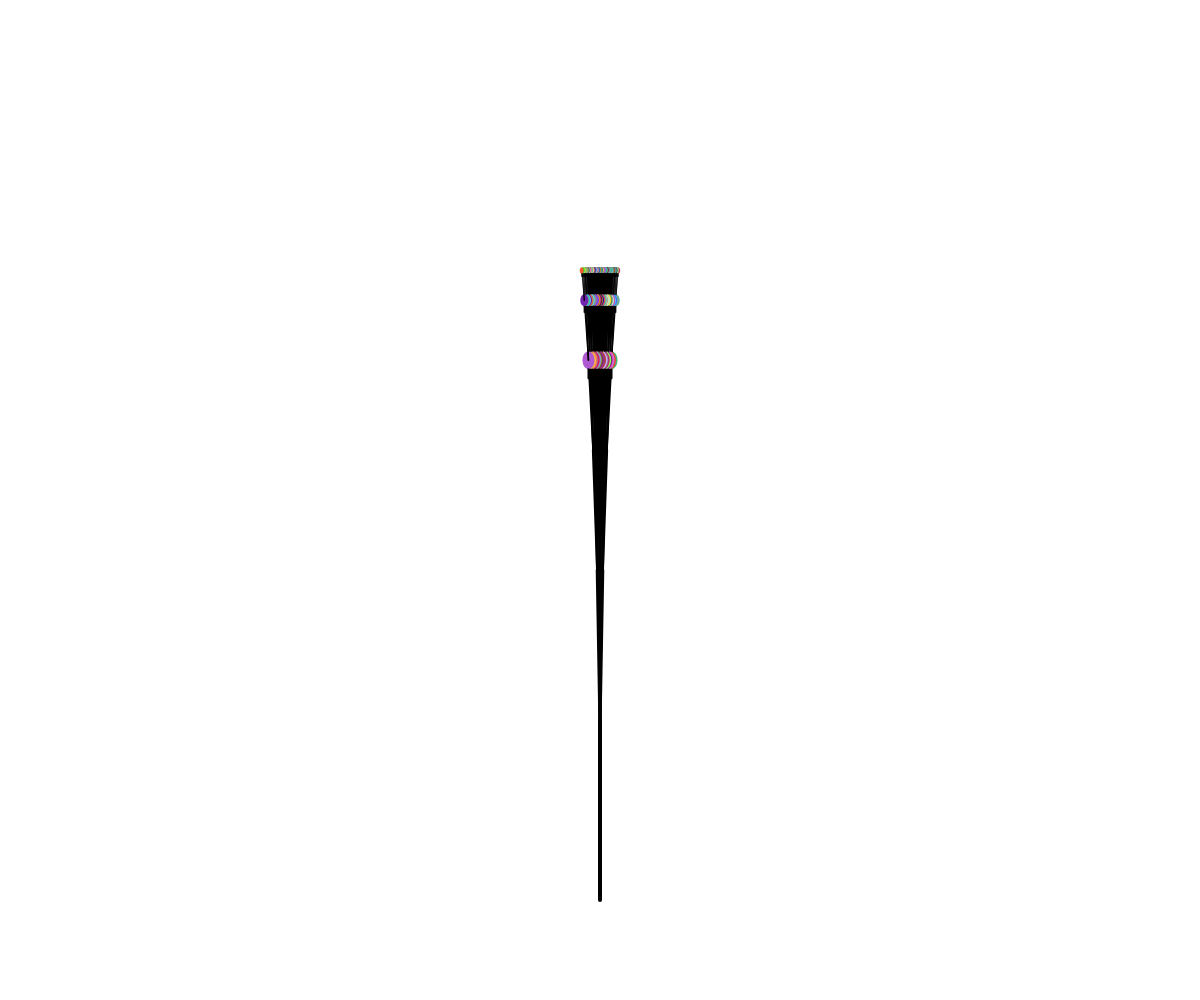
Frame 1 (no input)
Frame 60 (no input): identical to frame 1, image omitted
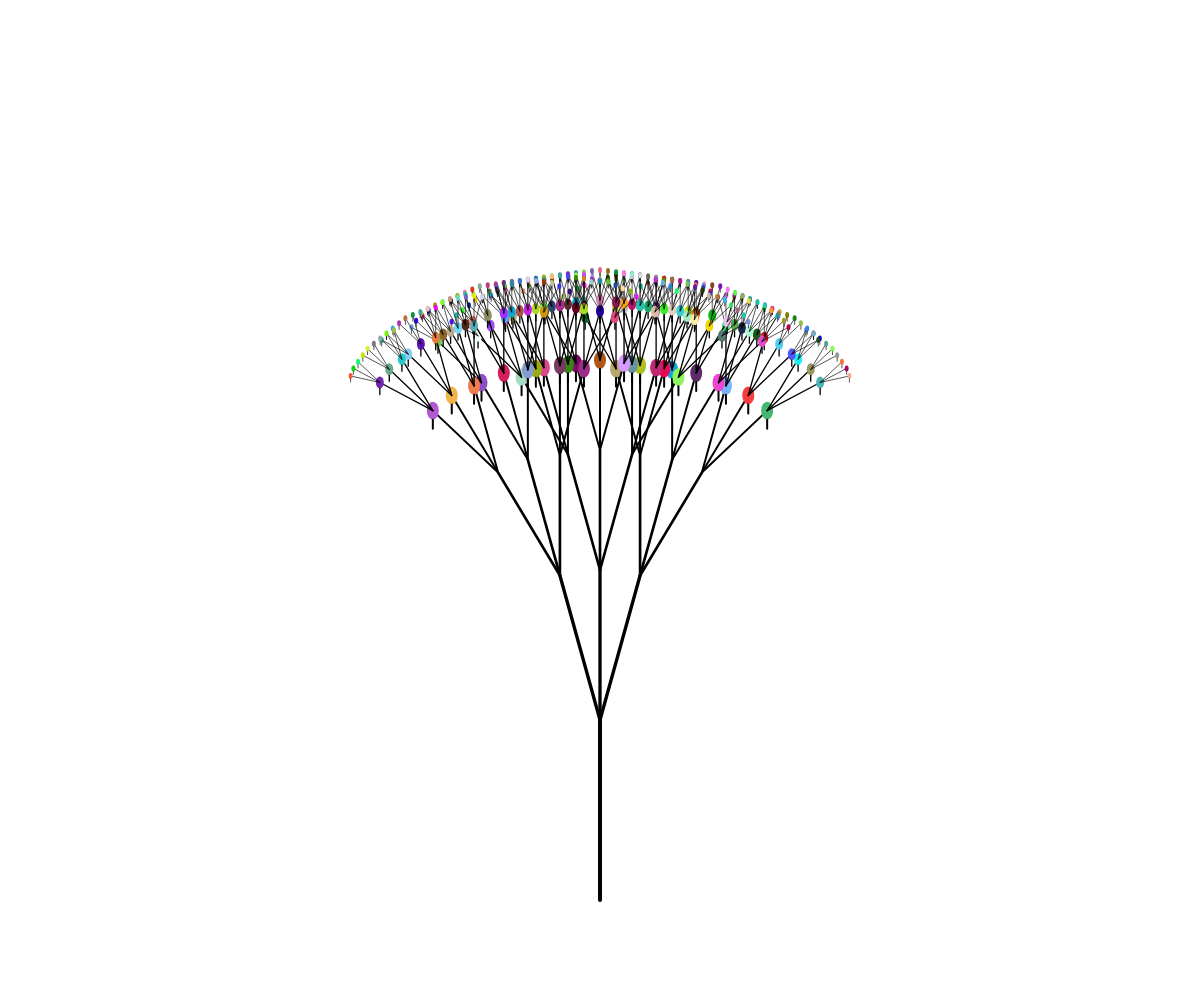
Frame 120 (the mouse pressed at the canvas centre since frame 60)

The p5.js sketch that drew these frames (run headless with seeded random() and noise() and a simulated clock; from frame 60 on, the mouse is pressed at the canvas centre):

// p5.js sketch
// ── sketch.js
// Project Title
// Your Name
// Date
//
// Extra for Experts:
// - describe what you did to take this project "above and beyond"

let scale = 30;
let treeDepth = 6; // Global variable to track the depth

function setup() {
  createCanvas(windowWidth, windowHeight);
  background(255);
  seed = random(100);
}

function draw() {
  background(255);
  randomSeed(seed);
  drawTree(width / 2, height * 0.9, 90, treeDepth); // Use the global depth variable
}

function drawTree(x1, y1, angle, depth) {
  strokeWeight(depth / 1.5);
  if (depth > 0) {
    let x2 = x1 + cos(radians(angle)) * depth * scale;
    let y2 = y1 - sin(radians(angle)) * depth * scale;
    let den = map(mouseX, 0, width, 1, 30);

    // Draw the branch
    line(x1, y1, x2, y2);

    // Add a balloon only at depth level >= 7
    if (depth <= 3) {
      addLeaves(x2, y2, depth);
    }

    // Left branch
    drawTree(x2, y2, angle - den, depth - 1);

    // Middle branch
    drawTree(x2, y2, angle, depth - 1);

    // Right branch
    drawTree(x2, y2, angle + den, depth - 1);
  }
}

function addLeaves(x, y, depth) {
  // Draw a "balloon" at the specified location
  fill(random(255), random(255), random(255));
  noStroke();
  let balloonSize = depth * 4; // Adjust size based on depth
  ellipse(x, y, balloonSize, balloonSize * 1.5); // Balloon shape
  stroke(0);
  line(x, y + balloonSize * 0.75, x, y + balloonSize * 1.5); // String for balloon
}

function keyPressed() {
  if (key === 'z') {
    treeDepth = max(0, treeDepth + 1); // Increase depth (tree grows and more balloons are added)
  } else if (key === 'x') {
    treeDepth = max(0, treeDepth - 1); // Decrease depth but ensure it doesn't go below 0
  }
}
